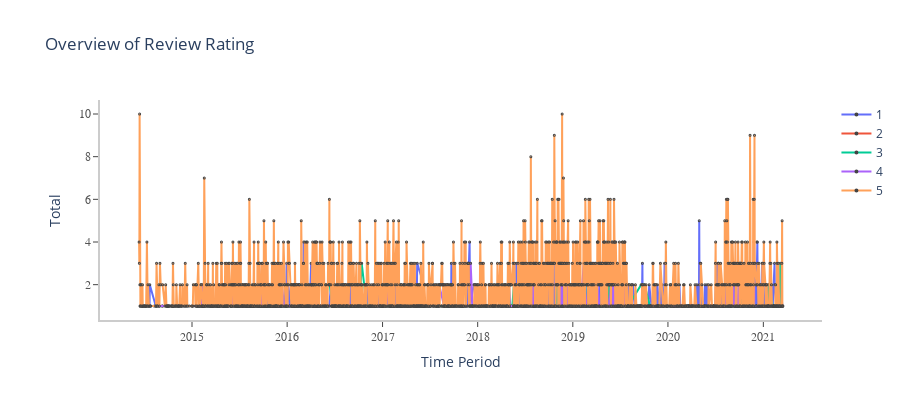

Notebook code for this chart:
### Code cell
axis_style = dict(
            fixedrange = True,
            showline=True,
            showgrid=False,
            showticklabels=True,
            linecolor='rgb(204, 204, 204)',
            linewidth=2,
            ticks='outside',
            tickfont=dict(family='Arial',size=12,color='rgb(82, 82, 82)',),
    )
hover_label_style = dict( bgcolor="white",font_size=15)
margin_style = dict(l=100, r=20, t=100,)
ls_data = []

for i in range(1,6):
    ls_data.append(
        go.Scatter(x= overall_df[overall_df.rating==i].groupby('date').count().reset_index().date.tolist(),
               y = overall_df[overall_df.rating==i].groupby('date').count().rating.tolist(),
               
               name=i,mode = 'lines+markers', marker =dict(size=1, line={'width':2 })
              ))
fig_overall = go.Figure(data = ls_data)
fig_overall.update_layout( 
        height = 400,
        title_text = "Overview of Review Rating",
        hoverlabel=hover_label_style,
        hovermode = 'x unified',
        xaxis_title="Time Period",
        yaxis_title="Total",
        xaxis = axis_style,
        yaxis = axis_style,
        margin= margin_style,
        showlegend=True,
        plot_bgcolor='white',
    )

### Figure 1 — Plotly figure (JSON) as saved in the notebook; plotly's stock layout.template omitted (floating-point values rounded to 4 significant figures; data arrays with more than 128 entries replaced by an {"elided": "..."} marker saying what was removed)
{"data": [{"marker": {"line": {"width": 2}, "size": 1}, "mode": "lines+markers", "name": "1", "type": "scatter", "x": {"elided": "756 str values"}, "y": {"elided": "756 int values"}}, {"marker": {"line": {"width": 2}, "size": 1}, "mode": "lines+markers", "name": "2", "type": "scatter", "x": {"elided": "153 str values"}, "y": {"elided": "153 int values"}}, {"marker": {"line": {"width": 2}, "size": 1}, "mode": "lines+markers", "name": "3", "type": "scatter", "x": {"elided": "265 str values"}, "y": {"elided": "265 int values"}}, {"marker": {"line": {"width": 2}, "size": 1}, "mode": "lines+markers", "name": "4", "type": "scatter", "x": {"elided": "480 str values"}, "y": {"elided": "480 int values"}}, {"marker": {"line": {"width": 2}, "size": 1}, "mode": "lines+markers", "name": "5", "type": "scatter", "x": {"elided": "1666 str values"}, "y": {"elided": "1666 int values"}}], "layout": {"height": 400, "hoverlabel": {"bgcolor": "white", "font": {"size": 15}}, "hovermode": "x unified", "margin": {"l": 100, "r": 20, "t": 100}, "plot_bgcolor": "white", "showlegend": true, "title": {"text": "Overview of Review Rating"}, "xaxis": {"fixedrange": true, "linecolor": "rgb(204, 204, 204)", "linewidth": 2, "showgrid": false, "showline": true, "showticklabels": true, "tickfont": {"color": "rgb(82, 82, 82)", "family": "Arial", "size": 12}, "ticks": "outside", "title": {"text": "Time Period"}}, "yaxis": {"fixedrange": true, "linecolor": "rgb(204, 204, 204)", "linewidth": 2, "showgrid": false, "showline": true, "showticklabels": true, "tickfont": {"color": "rgb(82, 82, 82)", "family": "Arial", "size": 12}, "ticks": "outside", "title": {"text": "Total"}}}}
